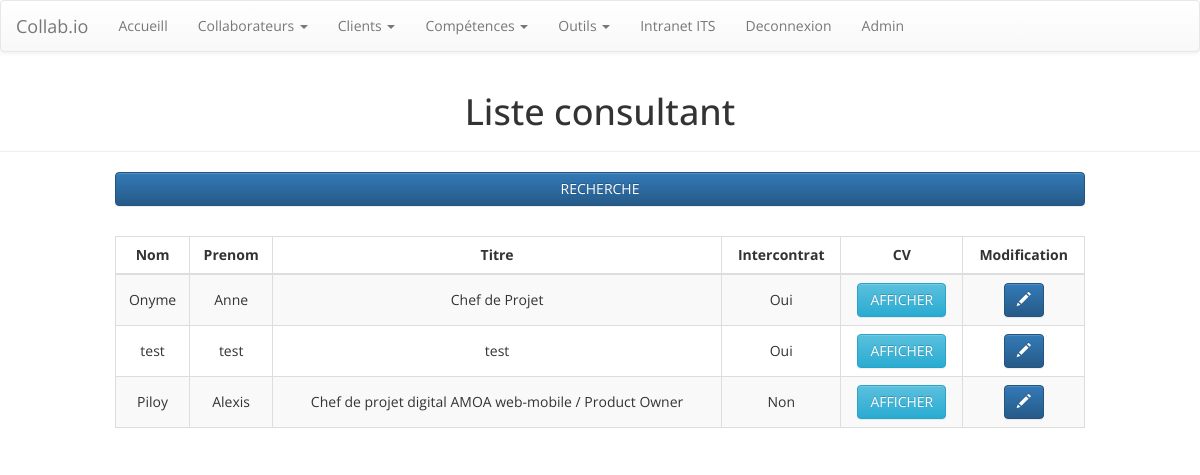
/consultant/ (signed in), run on the app's committed database.
### collab/models.py (models this page shows, shortened)
class collaborateurs(models.Model):
    nomCollaborateur = models.CharField(max_length=200)
    prenomCollaborateur = models.CharField(max_length=200)
    titreCollaborateur = models.CharField(max_length=200)
    texteIntroductifCv = models.TextField(default='')
    nbAnneeExperience = models.IntegerField()
    codePostal = models.CharField(default='',max_length=200)
    telephone = models.CharField(default='',max_length=200)
    mail = models.CharField(default='',max_length=200)
    manager = models.ForeignKey(settings.AUTH_USER_MODEL, on_delete=models.SET_NULL, null=True)
    TYPE_CONTRAT = (
        ('I', 'Interne'),
        ('E', 'Externe'),
    )
    typeContrat = models.CharField(max_length=1, choices=TYPE_CONTRAT, default='I')
    tjm=models.DecimalField(decimal_places=2,max_digits=6, default=0.0)
    listeCompetencesCles = models.ManyToManyField(competences)
    formation = models.TextField()
    parcours = models.TextField()
    methodologie = models.TextField()
    langues = models.TextField()
    outilsCollaborateur = models.ManyToManyField(outils)
    estEnIntercontrat = models.BooleanField(default=False)

### collab/views.py (the view)
# urls.py: path('consultant/', views.liste_consultant, name='liste_consultant'),
def liste_consultant(request):
    template = loader.get_template('collab/liste_consultant_recherche.html')
    collab_list= collaborateurs.objects.all().order_by('id')
    page = request.GET.get('page', 1)
    paginator = Paginator(collab_list, 10)
    try:
        collabs= paginator.page(page)
    except PageNotAnInteger:
        collabs = paginator.page(1)
    except EmptyPage:
        collabs = paginator.page(paginator.num_pages)
    context={'collabs':collabs}
    return HttpResponse(template.render(context, request))

### collab/templatetags/collab_extras.py (called while the page is built)
@register.filter(name='statut_consultant')
def statut_consultant(id_collab):
    test = collaborateurs.objects.filter(pk=id_collab).values("estEnIntercontrat")
    if test[0]['estEnIntercontrat'] == True:
        return "Oui"
    else:
        return "Non"

@register.filter
def addstr(arg1, arg2):
    return str(arg1) + str(arg2)

### collab/templates/collab/liste_consultant_recherche.html (shortened to what this page needs)
{% extends 'collab/base.html' %}
{% load collab_extras %}
{% block content %}
    <div class="page-header">
        <h1 class="text-center">Liste consultant</h1></div>
    <div class="container" id="container">
        <div class="row recherche_barre" style="margin-bottom: 30px;">
            <div class="col-lg-10 col-lg-offset-1 col-md-10 col-md-offset-1 col-sm-10 col-sm-offset-1 col-xs-12">
                <div><a class="btn btn-primary btn-block" data-toggle="collapse" aria-expanded="false" aria-controls="collapse-1" role="button" href="#collapse-1">RECHERCHE </a>
                </div>
            </div>
        </div>
        <div class="row">
            <div class="col-lg-10 col-lg-offset-1 col-md-10 col-md-offset-1 col-sm-10 col-sm-offset-1 col-xs-12">
                <div class="table-responsive" id="liste-consultant">
                    <table class="table table-striped table-bordered">
                        <thead>
                            <tr class="text-center">
                                <th class="text-center">Nom </th>
                                <th class="text-center">Prenom </th>
                                <th class="text-center">Titre </th>
                                <th class="text-center">Intercontrat </th>
                                <th class="hidden-xs hidden-sm text-center">CV </th>
                                <th class="hidden-xs hidden-sm text-center">Modification </th>
                            </tr>
                        </thead>
                        <tbody>
                            {% for collab in collabs %}
                            {% with truc=collab.pk %}
                            {% with "/admin/collab/collaborateurs/"|addstr:collab.pk|addstr:"/change/" as urlModif %}
                            <tr>
                                <td>{{collab.nomCollaborateur}} </td>
                                <td>{{collab.prenomCollaborateur}} </td>
                                <td>{{collab.titreCollaborateur}} </td>
                                <td>{{truc|statut_consultant}} </td>
                                <td class="hidden-xs hidden-sm"> <a class="btn btn-info" role="button" href="{% url 'collaborateur_detail' collaborateurs_id=collab.pk %}">AFFICHER </a></td>
                                <td class="hidden-xs hidden-sm">
                                    <a class="btn btn-primary" role="button" href={{urlModif}}> <i class="glyphicon glyphicon-pencil"></i></a>
                                </td>
                            </tr>
                            {% endwith %}
                            {% endwith %}
                            {% endfor %}
                        </tbody>
                    </table>
                </div>
            </div>
        </div>
    </div>
{% endblock %}

### collab/static/collab/assets/css/styles.css (style rules this page uses)
div#liste-consultant.table-responsive { text-align:center; }
table th.text-center, table td.text-center { text-align:center; }
.table > tbody > tr > td { vertical-align:middle; }
a.btn.btn-primary { text-decoration-color:white; }

### collab/static/collab/assets/css/Full-Width-Center-Container.css (style rules this page uses)
div#container.container { width:100%; }

### collab/static/collab/assets/css/Simple-Profile-Info.css (style rules this page uses)
* { -webkit-border-radius:0 0 0 0; border-radius:0 0 0 0; font-family:'Open Sans'; }

### data on the page
collaborateurs: nomCollaborateur "Onyme", prenomCollaborateur "Anne", titreCollaborateur "Chef de Projet", pk|statut_consultant "Oui"
collaborateurs: nomCollaborateur "test", prenomCollaborateur "test", titreCollaborateur "test", pk|statut_consultant "Oui"
collaborateurs: nomCollaborateur "Piloy", prenomCollaborateur "Alexis", titreCollaborateur "Chef de projet digital AMOA web-mobile / Product Owner", pk|statut_consultant "Non"
